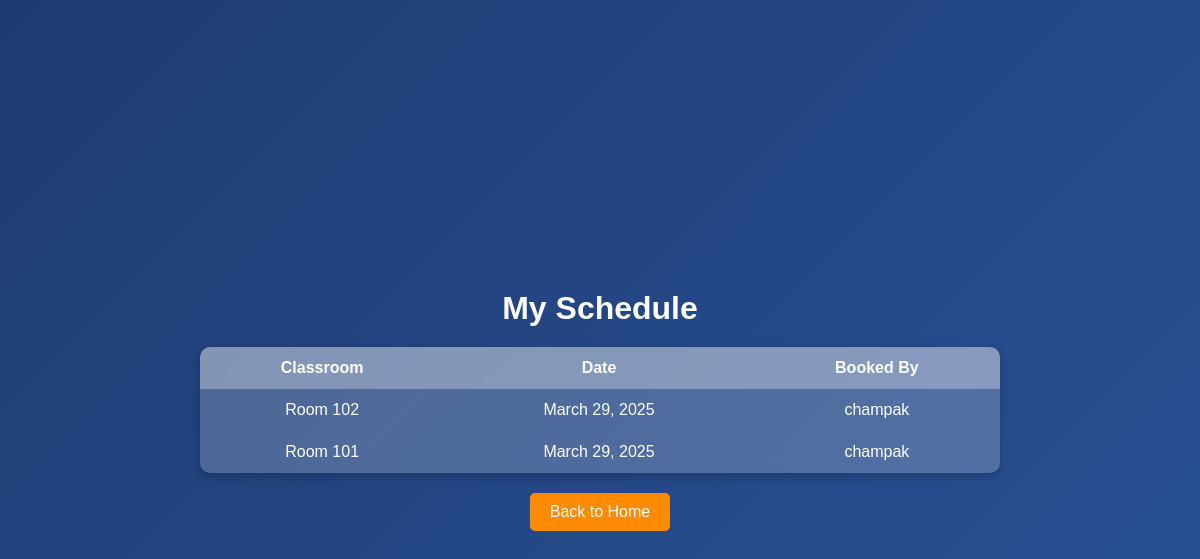
The page /view-schedule/ (signed in) on the database its author committed.
### myapp1/models.py (models this page shows, shortened)
class Booking(models.Model):
    room = models.ForeignKey(Room, on_delete=models.CASCADE)
    date = models.DateField()
    time_slot = models.TimeField()  # Single time field for booking
    booked_by = models.CharField(max_length=100)
    user = models.ForeignKey(User, on_delete=models.CASCADE)
    email = models.EmailField()

class Room(models.Model):
    name = models.CharField(max_length=100)
    capacity = models.IntegerField()
    teacher = models.ForeignKey(User, on_delete=models.CASCADE, related_name="rooms", null=True, blank=True)
    is_active = models.BooleanField(default=True)

### myapp1/views.py (the view)
# urls.py: path('view-schedule/', views.view_schedule, name='view_schedule'),
@login_required
def view_schedule(request):
    bookings = Booking.objects.filter(user=request.user)
    return render(request, 'view_schedule.html', {'bookings': bookings})

### myapp1/templates/view_schedule.html (shortened to what this page needs)
<!DOCTYPE html>
<html lang="en">
<head>
</head>
<body>
    <h1>My Schedule</h1>
    <table>
        <thead>
            <tr>
                <th>Classroom</th>
                <th>Date</th>
                <th>Booked By</th>
            </tr>
        </thead>
        <tbody>
            {% for booking in bookings %}
                <tr>
                    <td>{{ booking.room.name }}</td>
                    <td>{{ booking.date }}</td>
                    <td>{{ booking.booked_by }}</td>
                </tr>
            {% endfor %}
        </tbody>
    </table>
    <a href="{% url 'home' %}" class="back-home">Back to Home</a>
</body>
</html>

### myapp1/templates/view_schedule.html (style rules this page uses)
body { font-family: 'Arial', sans-serif; background: linear-gradient(135deg, #1e3c72, #2a5298); display: flex; justify-content: center; align-items: center; height: 100vh; flex-direction: column; margin: 0; }
h1 { color: #fff; text-align: center; margin-bottom: 20px; animation: fadeIn 1.5s ease-in-out; }
table { width: 80%; max-width: 800px; border-collapse: collapse; background: rgba(255, 255, 255, 0.2); border-radius: 10px; backdrop-filter: blur(10px); overflow: hidden; box-shadow: 0 4px 10px rgba(0, 0, 0, 0.2); animation: fadeIn 2s ease-in-out; }
th, td { padding: 12px; text-align: center; color: white; }
th { background: rgba(255, 255, 255, 0.3); }
.back-home { margin-top: 20px; padding: 10px 20px; background: #ff8c00; color: white; text-decoration: none; border-radius: 5px; transition: transform 0.3s ease-in-out, background 0.3s ease-in-out; animation: fadeIn 2.5s ease-in-out; }

### rows shown on the page
Booking: room.name "Room 102", date "March 29, 2025", booked_by "champak"
Booking: room.name "Room 101", date "March 29, 2025", booked_by "champak"
